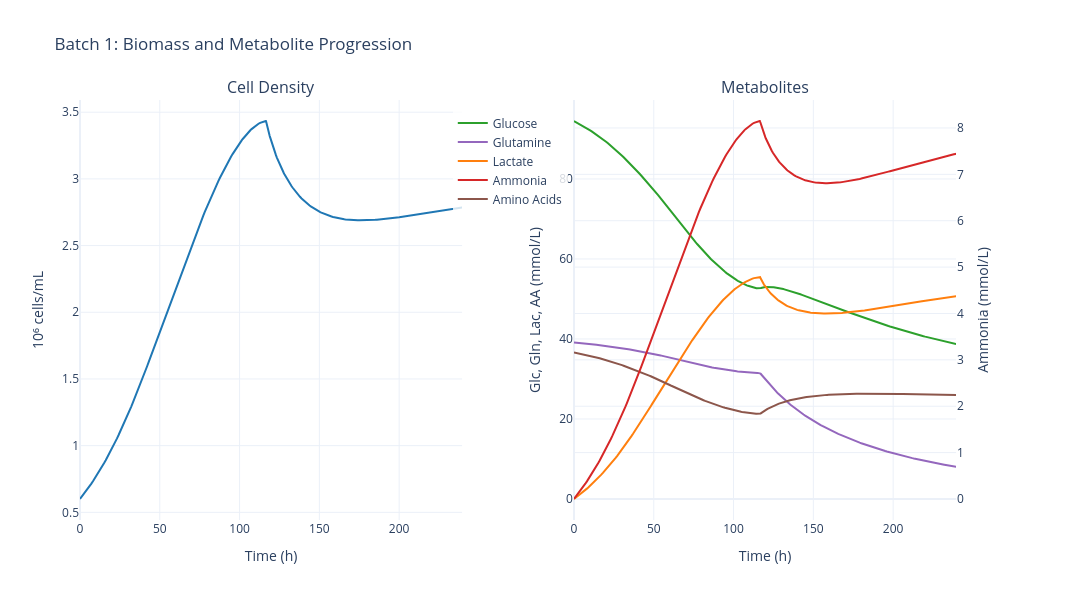

Source (notebook cell):
### Markdown cell above
## 5. Batch Plots

### Code cell
# Cell density & metabolites
fig = data.plot_biomass_metabolites(batch_number=BATCH_NUMBER)
fig.show()

### Figure 1 — Plotly figure (JSON) as saved in the notebook; plotly's stock layout.template omitted (floating-point values rounded to 4 significant figures; data arrays with more than 128 entries replaced by an {"elided": "..."} marker saying what was removed)
{"data": [{"hovertemplate": "Time: %{x:.1f} h<br>Cell Density: %{y:.2f} 10⁶ cells/mL<extra></extra>", "line": {"color": "#1f77b4", "width": 2}, "mode": "lines", "name": "Cell Density", "showlegend": false, "type": "scatter", "x": {"elided": "379 float values"}, "xaxis": "x", "y": {"elided": "379 float values"}, "yaxis": "y"}, {"hovertemplate": "Time: %{x:.1f} h<br>Glucose: %{y:.2f} mmol/L<extra></extra>", "line": {"color": "#2ca02c", "width": 2}, "mode": "lines", "name": "Glucose", "type": "scatter", "x": {"elided": "379 float values"}, "xaxis": "x2", "y": {"elided": "379 float values"}, "yaxis": "y2"}, {"hovertemplate": "Time: %{x:.1f} h<br>Glutamine: %{y:.2f} mmol/L<extra></extra>", "line": {"color": "#9467bd", "width": 2}, "mode": "lines", "name": "Glutamine", "type": "scatter", "x": {"elided": "379 float values"}, "xaxis": "x2", "y": {"elided": "379 float values"}, "yaxis": "y2"}, {"hovertemplate": "Time: %{x:.1f} h<br>Lactate: %{y:.2f} mmol/L<extra></extra>", "line": {"color": "#ff7f0e", "width": 2}, "mode": "lines", "name": "Lactate", "type": "scatter", "x": {"elided": "379 float values"}, "xaxis": "x2", "y": {"elided": "379 float values"}, "yaxis": "y2"}, {"hovertemplate": "Time: %{x:.1f} h<br>Ammonia: %{y:.2f} mmol/L<extra></extra>", "line": {"color": "#d62728", "width": 2}, "mode": "lines", "name": "Ammonia", "type": "scatter", "x": {"elided": "379 float values"}, "xaxis": "x2", "y": {"elided": "379 float values"}, "yaxis": "y3"}, {"hovertemplate": "Time: %{x:.1f} h<br>Amino Acids: %{y:.2f} mmol/L<extra></extra>", "line": {"color": "#8c564b", "width": 2}, "mode": "lines", "name": "Amino Acids", "type": "scatter", "x": {"elided": "379 float values"}, "xaxis": "x2", "y": {"elided": "379 float values"}, "yaxis": "y2"}], "layout": {"annotations": [{"font": {"size": 16}, "showarrow": false, "text": "Cell Density", "x": 0.205, "xanchor": "center", "xref": "paper", "y": 1, "yanchor": "bottom", "yref": "paper"}, {"font": {"size": 16}, "showarrow": false, "text": "Metabolites", "x": 0.735, "xanchor": "center", "xref": "paper", "y": 1, "yanchor": "bottom", "yref": "paper"}], "font": {"size": 12}, "height": 600, "legend": {"bgcolor": "rgba(255,255,255,0.8)", "x": 0.4, "y": 0.98}, "showlegend": true, "title": {"text": "Batch 1: Biomass and Metabolite Progression"}, "width": 1400, "xaxis": {"anchor": "y", "domain": [0, 0.41], "title": {"text": "Time (h)"}}, "xaxis2": {"anchor": "y2", "domain": [0.53, 0.94], "title": {"text": "Time (h)"}}, "yaxis": {"anchor": "x", "domain": [0, 1], "title": {"text": "10⁶ cells/mL"}}, "yaxis2": {"anchor": "x2", "domain": [0, 1], "title": {"text": "Glc, Gln, Lac, AA (mmol/L)"}}, "yaxis3": {"anchor": "x2", "overlaying": "y2", "side": "right", "title": {"text": "Ammonia (mmol/L)"}}}}
